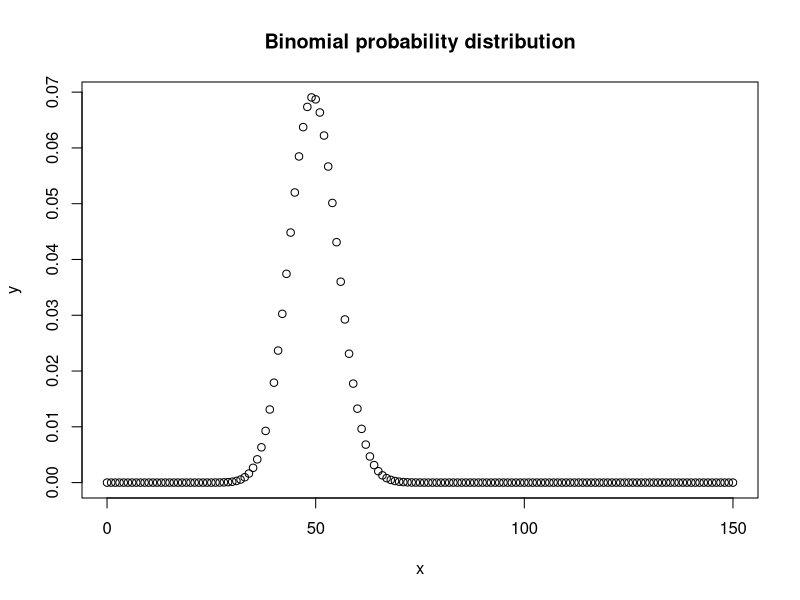

R code for this plot:
# Quiz on Stats

# Q1: (5 points). Assign your First name Space Last name to an R object called "My.Name"
# filename: Anthony Valencia.R


# Q2: (10 points). Using "dbinom()" plot Binomial probability distribution with the following arguments:
#     number of trials = 150, and probability of success for a single trial = 0.33.
n.trials <- 150
success.p <- 0.33
x <- seq(from=0, to=n.trials, by=1)
y <- dbinom(x, size=n.trials, prob=success.p)
plot(x, y)
title("Binomial probability distribution")


# Q3: (10 points). Hypothesis testing. Note that the correlation is a value between (-1 and 1), 1 being
#     correlated, zero being not correlated, and -1 being anti-correlated. Use dataset “mtcars” and R’s
#     correlation function “cor()” to answer the question are Mpg (miles per gallon) & Hp (horse powers)
#     correlated? The null hypothesis is that they ARE NOT correlated, which is a reasonable assumption.
#     If needed, familiarize yourself with the dataset by using “?mtcars”.

#         a. Write a line of code to find the correlation of Mpg & Hp.
cor(mtcars$mpg, mtcars$hp)
# value: -0.776168 (anti-correlated)

#         b. Use “cor.test()” of Mpg & Hp to find the p-value.
cor.test(mtcars$mpg, mtcars$hp)
# p-value: 1.788e-07

#         c. Based on the p-value, write a clear comment in your code if the null hypothesis has to be kept or rejected.
# The p-value is less than the significance level (α = 0.05), Decision: Reject the null hypothesis



# Statistical inference. Analysis of variance (ANOVA) is a statistical tool used in several ways to
# develop and confirm an explanation for the observed data. ANOVA is useful for comparing (testing)
# three or more means (groups or variables) for statistical significance. For example: Study effects
# of tea (X) on weight loss (Y). Consider ANOVA’s Null Hypothesis that the mean accross the category
# Y and X are equal. If p.value < 0.05 then the Null Hypothesis is rejected.

# Q4: (15 points). Consider the dataset “mtcars” and R’s analysis of variance function “aov(Y~X)” to answer
#     the question:

#         a. Does Mpg depend on the number of Cylinders?
#            - take Y to be mtcars$mpg
Y <- mtcars$mpg
#            - take X to be factor(mtcars$cyl)
X <- factor(mtcars$cyl)

#         b. To get the p-value, you would need to execute the following code
#            - model <- aov(Y~X)
model <- aov(Y~X)
#            - summary(model)
summary(model)

#         c. Based on the p-value, write a clear comment in your code if the null hypothesis has to be kept or rejected.
# p-value (4.98e-09) is less than 0.05, Decision: Reject the null hypothesis
# to answer (a), it does appear that Mpg depends on the number of cylinders


# Q5: (10 points). Repeat the same as Q4, but for Gross horsepower (mtcars$hp) and Weight (1000 lbs)
#     a. Y <- mtcars$hp
Y <- mtcars$hp
#     b. X <- factor(mtcars$wt)
X <- factor(mtcars$wt)
#     c. Based on the p-value, write a clear comment in your code if the null hypothesis has to be kept or rejected.
#            - model <- aov(Y~X)
model <- aov(Y~X)
#            - summary(model)
summary(model)
# p-value (0.239) is not less than 0.05, Decision: The null hypothesis cannot be rejected.  More testing is needed
#     in order to draw a conclusion about significance of a comparison between the variables of horsepower and weight
#     in this car dataset.

